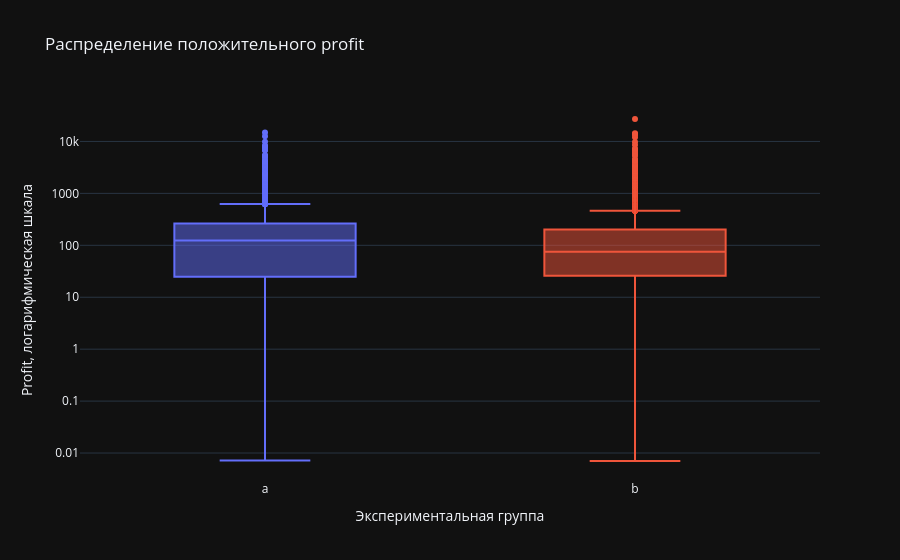

The code cell stored with this chart in its notebook:
### Code cell
fig = px.box(
    positive_profit,
    x="exp_group",
    y="profit",
    color="exp_group",
    points="outliers",
    log_y=True,
    title="Распределение положительного profit",
    labels={
        "exp_group": "Экспериментальная группа",
        "profit": "Profit, логарифмическая шкала"
    },
    category_orders={
        "exp_group": ["a", "b"]
    }
)

fig.update_layout(
    showlegend=False
)

fig.show()

### Figure 1 — Plotly figure (JSON) as saved in the notebook; plotly's stock layout.template omitted (floating-point values rounded to 4 significant figures; data arrays with more than 128 entries replaced by an {"elided": "..."} marker saying what was removed)
{"data": [{"alignmentgroup": "True", "boxpoints": "outliers", "hovertemplate": "Экспериментальная группа=%{x}<br>Profit, логарифмическая шкала=%{y}<extra></extra>", "legendgroup": "a", "marker": {"color": "#636efa"}, "name": "a", "notched": false, "offsetgroup": "a", "orientation": "v", "showlegend": true, "x": {"elided": "7378 str values"}, "x0": " ", "xaxis": "x", "y": {"elided": "7378 float values"}, "y0": " ", "yaxis": "y", "type": "box"}, {"alignmentgroup": "True", "boxpoints": "outliers", "hovertemplate": "Экспериментальная группа=%{x}<br>Profit, логарифмическая шкала=%{y}<extra></extra>", "legendgroup": "b", "marker": {"color": "#EF553B"}, "name": "b", "notched": false, "offsetgroup": "b", "orientation": "v", "showlegend": true, "x": {"elided": "8088 str values"}, "x0": " ", "xaxis": "x", "y": {"elided": "8088 float values"}, "y0": " ", "yaxis": "y", "type": "box"}], "layout": {"xaxis": {"anchor": "y", "domain": [0.0, 1.0], "title": {"text": "Экспериментальная группа"}, "categoryorder": "array", "categoryarray": ["a", "b"]}, "yaxis": {"anchor": "x", "domain": [0.0, 1.0], "title": {"text": "Profit, логарифмическая шкала"}, "type": "log"}, "legend": {"title": {"text": "Экспериментальная группа"}, "tracegroupgap": 0}, "title": {"text": "Распределение положительного profit"}, "boxmode": "overlay", "showlegend": false}}
